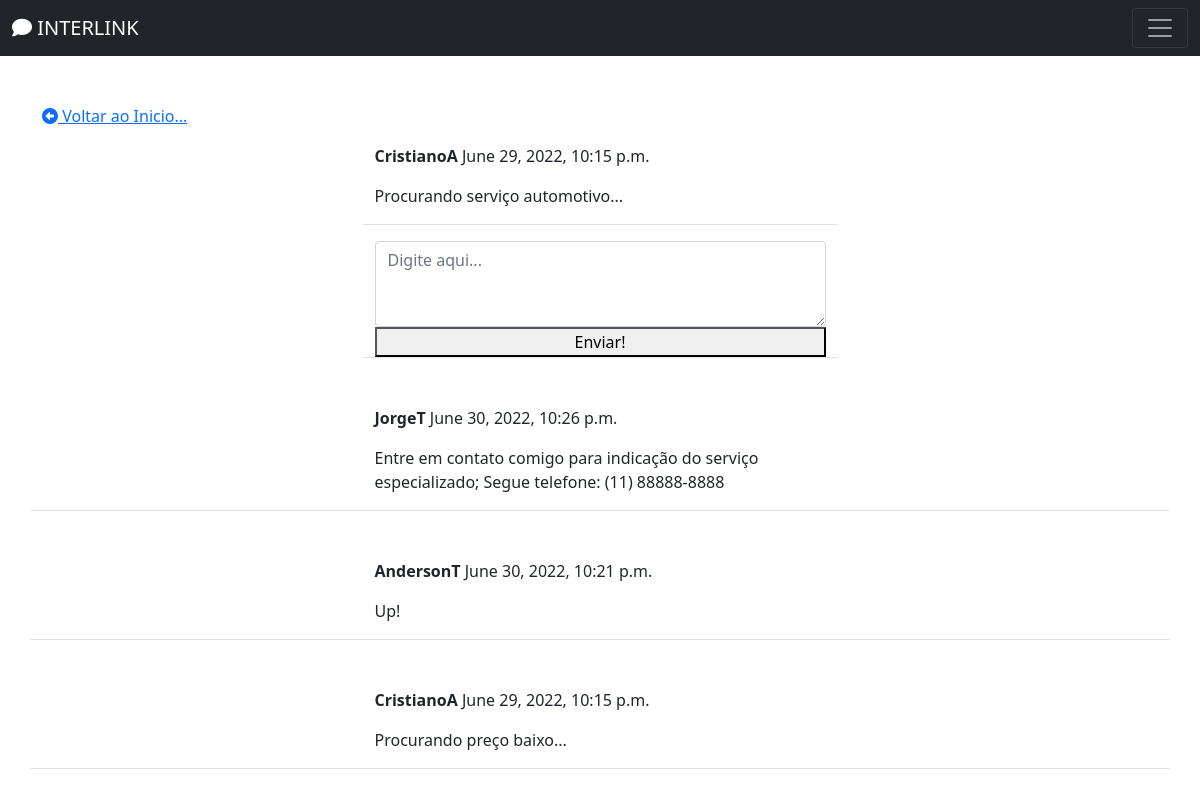
/social/post/10 (signed in), run on the app's committed database.
### social/models.py (models this page shows)
class Post(models.Model):
    body = models.TextField()
    created_on = models.DateTimeField(default=timezone.now)
    author = models.ForeignKey(User, on_delete=models.CASCADE)

class Comment(models.Model):
    comment = models.TextField()
    created_on = models.DateTimeField(default=timezone.now)
    author = models.ForeignKey(User, on_delete=models.CASCADE)
    post = models.ForeignKey('Post', on_delete=models.CASCADE)

### social/views.py (the view, shortened to what this page needs)
# urls.py: path('post/<int:pk>', PostDetailView.as_view(), name='post-detail'),
class PostDetailView(LoginRequiredMixin, View):
    def get(self, request, pk, *args, **kwargs):
        post = Post.objects.get(pk=pk)
        form = CommentForm()
        comments = Comment.objects.filter(post=post).order_by('-created_on')
        context = {
            'post': post,
            'form': form,
            'comments': comments,
        }
        return render(request, 'social/post_detail.html', context)

### social/forms.py
class CommentForm(forms.ModelForm):
    comment = forms.CharField(
        label='',
        widget=forms.Textarea(attrs={
            'rows': '3',
            'placeholder': 'Digite aqui...'
        })
    )
    class Meta:
        model = Comment
        fields = ['comment']

### social/templates/social/post_detail.html (shortened to what this page needs)
{% extends 'landing/base.html' %}
{% load crispy_forms_tags %}
{% block content %}
<div class="container">
    <div class="row mt-5">
        <div class="col-md-5 col-sm-6">
            <a href="{% url 'post-list' %}" class="btn-grey"><i class="fas fa-arrow-alt-circle-left"></i> Voltar ao Inicio...</a>
        </div>
    </div>
    <div class="row justify-content-center mt-3">
        <div class="col-md-5 col-sm-12 border-bottom">
            <p>
                <strong>{{ post.author }}</strong> {{ post.created_on }}
            </p>
            <p>
                {{ post.body }}
            </p>
        </div>
    </div>
    <div class="row justify-content-center mt-3 mb-5">
        <div class="col-md-5 col-sm-12 border-bottom">
            <form method="POST">
                {{ form | crispy }}
                <div class= "d-grid gap-2">
                    <button class=""btn btn-sucess mt-3">Enviar!</button>
                </div>
        </div>
    </div>
    {% for comment in comments %}
    <div class="row justify-content-center mt-3 mb-5 border-bottom">
        <div class="col-md-5 col-sm-12">
            <p>
                <strong>{{ comment.author }}</strong> {{ comment.created_on }}
            </p>
            <p>{{ comment.comment }}</p>
        </div>
    </div>
    {% endfor %}
</div>
{% endblock content %}

### data on the page
Post: author "CristianoA", created_on "June 29, 2022, 10:15 p.m.", body "Procurando serviço automotivo..."
Comment: author "JorgeT", created_on "June 30, 2022, 10:26 p.m.", comment "Entre em contato comigo para indicação do serviço especializado; Segue telefone: (11) 88888-8888"
Comment: author "AndersonT", created_on "June 30, 2022, 10:21 p.m.", comment "Up!"
Comment: author "CristianoA", created_on "June 29, 2022, 10:15 p.m.", comment "Procurando preço baixo..."
